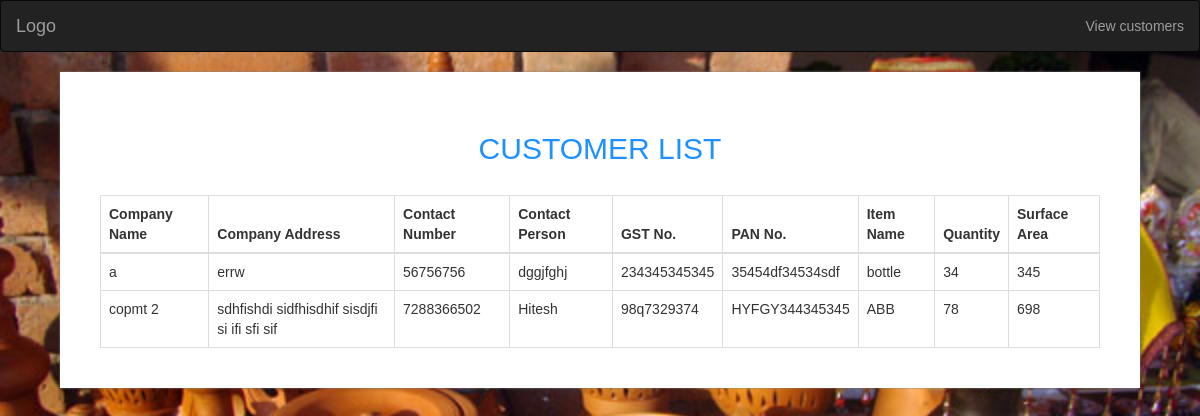
Page /viewcustomers.php on the committed database.
### tables this page shows
CREATE TABLE `customers` (
  `id` int(11) NOT NULL,
  `company_name` varchar(100) NOT NULL,
  `company_address` text NOT NULL,
  `contact_number` varchar(20) NOT NULL,
  `contact_person` varchar(100) NOT NULL,
  `gst_no` varchar(100) NOT NULL,
  `pan_no` varchar(50) NOT NULL,
  `item_name` varchar(100) NOT NULL,
  `surface_area` double NOT NULL,
  `remarks` text NOT NULL,
  `quantity` int(11) NOT NULL
);

### viewcustomers.php (the view)
<?php
require "required.php";
?><?php
include_once("topheader.php");
?>
 <div class="container" id="whiteBack" ><br>
<h2 class="text-strong text-center" style="color:dodgerblue;">CUSTOMER LIST</h1><br>
          <?php
$sql="SELECT * FROM customers";
$result=mysqli_query($conn,$sql);
if(mysqli_num_rows($result)>0)
{
	?><table class="table table-bordered">
<thead>
      <tr>
        <th>Company Name</th>
        <th>Company Address</th>
        <th>Contact Number</th>
		<th>Contact Person</th>
		<th>GST No.</th>
		<th>PAN No.</th>
		<th>Item Name</th>
		<th>Quantity</th>
		<th>Surface Area</th>
      </tr>
    </thead>
	<tbody><?php
	while($row=mysqli_fetch_assoc($result))
	{
?>
<tr >
<td><?php echo $row['company_name'];?></td>
<td><?php echo $row['company_address'];?></td>
<td><?php echo $row['contact_number'];?></td>
<td><?php echo $row['contact_person'];?></td>
<td><?php echo $row['gst_no'];?></td>
<td><?php echo $row['pan_no'];?></td>
<td><?php echo $row['item_name'];?></td>
<td><?php echo $row['quantity'];?></td>
<td><?php echo $row['surface_area'];?></td>
</tr>
<?php
}
}
else
	echo "  <BR><BR><h1 style=\"color:rgb(255,107,9); font-family:arial;\" ALIGN=\"CENTER\"> No customer found</h1>
	 <BR><BR>"?></tbody></table>
</div>
</head></body></html>

### topheader.php (shortened to what this page needs)
<!DOCTYPE html>
<html>
    <head lang="en">
        <link rel="stylesheet" href="css/bootstrap.min.css">
        <link rel="stylesheet" href="css/bootstrap-select.min.css">
        <link rel="stylesheet" href="main.css">
	   </head>
    <body id="main">
<nav class="navbar navbar-inverse">
    <div class="navbar-header">
      <a class="navbar-brand"  href="index.php">Logo</a>
    </div>
    <div class="collapse navbar-collapse" id="myNavbar">
      <ul class="nav navbar-nav navbar-right">
	 <li><a href="viewcustomers.php" id="hlink"><i class="fa fa-view"></i>View customers</a></li>
       </ul>
  </div>
</nav>

### main.css (style rules this page uses)
body { background-image: url("handy.jpg"); background-repeat: no-repeat; background-size: cover; font-family:arial; }
#whiteBack { background-color: #fff; box-shadow:0px 0px 2px grey; width:90%; padding:20px 40px; }

### rows in the picture
customers: company_name "a", company_address "errw", contact_number "56756756", contact_person "dggjfghj", gst_no "234345345345", pan_no "35454df34534sdf", item_name "bottle", quantity "34", surface_area "345"
customers: company_name "copmt 2", company_address "sdhfishdi sidfhisdhif sisdjfi si ifi sfi sif", contact_number "7288366502", contact_person "Hitesh", gst_no "98q7329374", pan_no "HYFGY344345345", item_name "ABB", quantity "78", surface_area "698"
